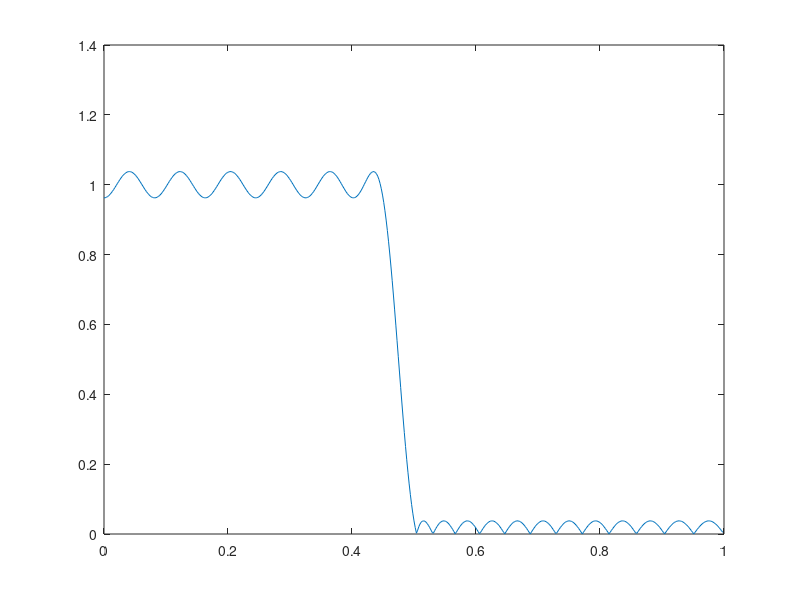
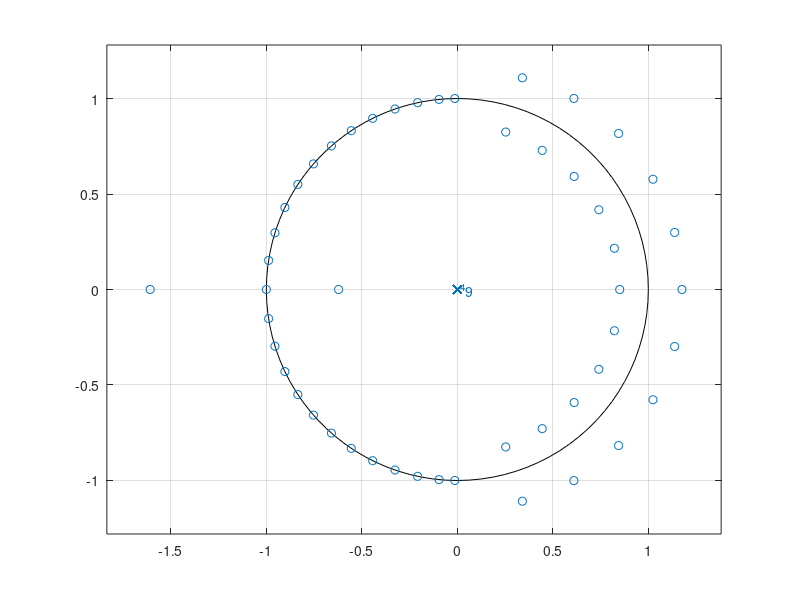
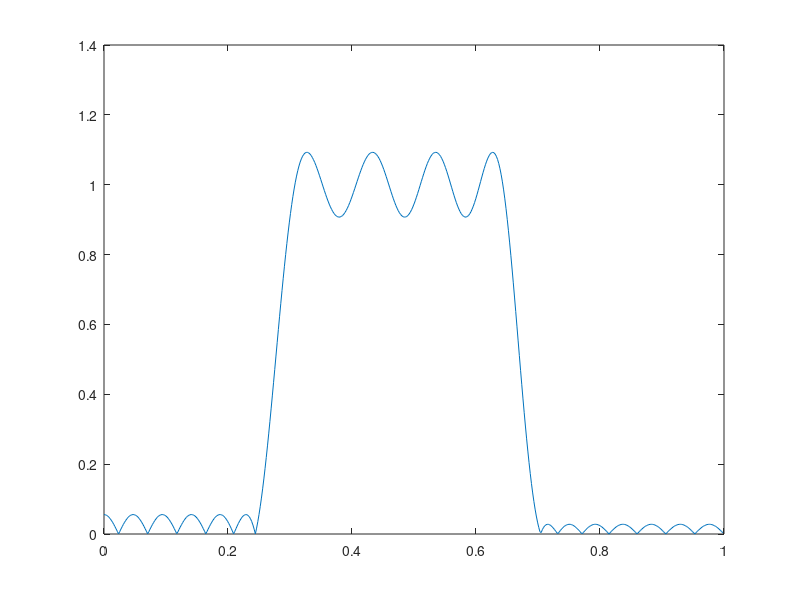
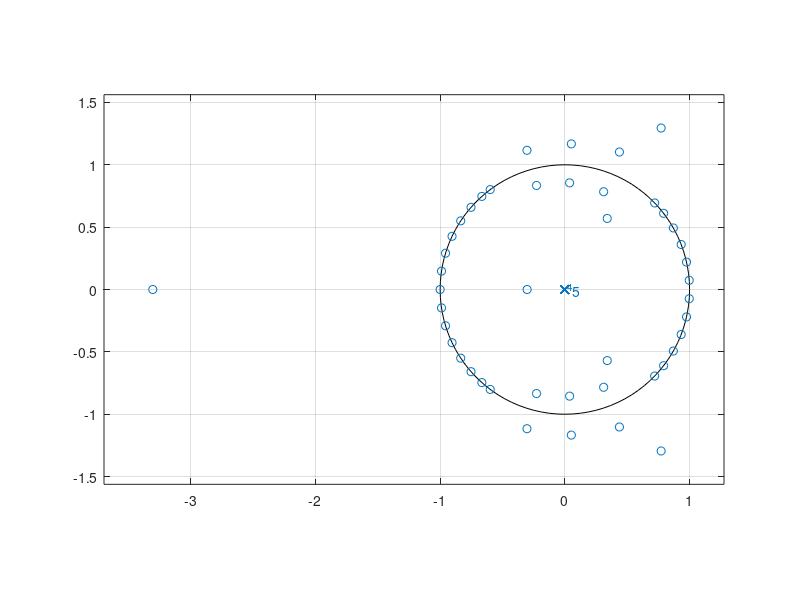

The MATLAB source for these figures, in order:
N=49;

F=[0 0.45 0.5 1];
A=[1 1 0 0];
V=[1/0.04 1/0.04];

b=firpm(N,F,A,V)

[H, w] = freqz(b,1);
figure
plot(w/pi,abs(H));

figure
zplane(b)


N_2=45;

F_2=[0 0.25 0.3 0.65 0.7 1];
A_2=[0 0 1 1 0 0];
V_2=[1/0.06 1/0.1 1/0.03];

b_2=firpm(N_2,F_2,A_2,V_2);

[H_2, w_2] = freqz(b_2,1);
figure
plot(w_2/pi,abs(H_2));

figure
zplane(b_2)


